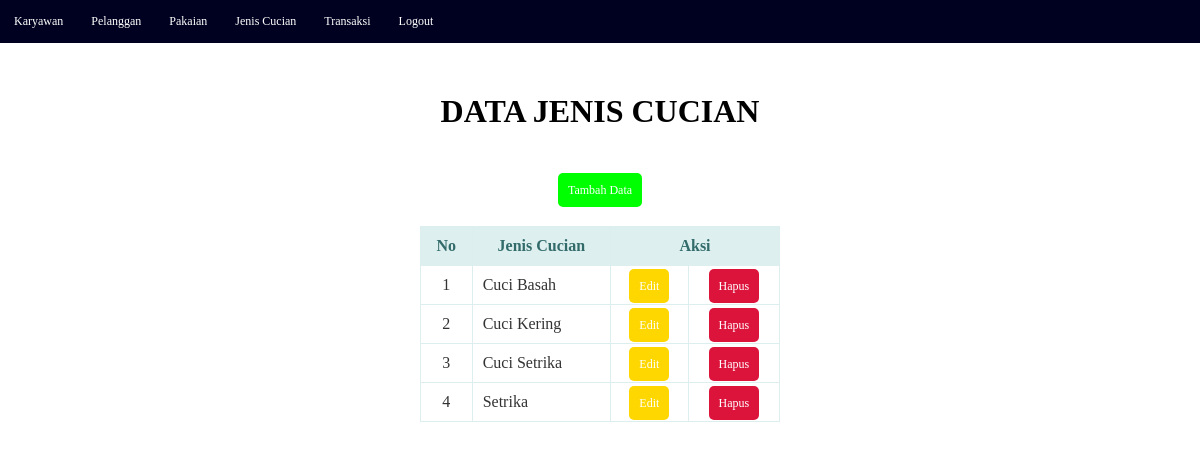
Page /index.php/jeniscucian on the committed database.
### tables this page shows
CREATE TABLE `jeniscucian` (
  `id_jenis` int(5) NOT NULL,
  `nama_jenis` varchar(20) NOT NULL
);

### application/controllers/Jeniscucian.php (called while the page is built, shortened)
<?php
class Jeniscucian extends CI_Controller
{
	public function __construct()
	{
		$this->load->model('Jeniscucian_model');
	}
	public function index()
	{
		$data['jeniscucian']=$this->Jeniscucian_model->lihat_data();
		$this->load->view('jeniscucian_view', $data);
	}
}

### index.php (called while the page is built, shortened)
<?php
require_once BASEPATH.'core/CodeIgniter.php';

### application/models/Jeniscucian_model.php (called while the page is built, shortened)
<?php
class Jeniscucian_model extends CI_Model
{
public function lihat_data()
	{
		return $this->db->get('jeniscucian')->result();
	}
}

### application/views/jeniscucian_view.php (the view, shortened to what this page needs)
<!DOCTYPE html>
<html lang="en">
<head>
	<link rel="stylesheet" type="text/css" href="<?php echo base_url('assets/css/cssjenis.css') ?>">
</head>
<body>
	<header>
		<ul>
			<li><a href="<?php echo ('karyawan') ?>">Karyawan</a></li>
			<li><a href="<?php echo ('pelanggan') ?>">Pelanggan</a></li>
			<li><a href="<?php echo ('pakaian') ?>">Pakaian</a></li>
			<li><a href="<?php echo ('jeniscucian') ?>">Jenis Cucian</a></li>
			<li><a href="<?php echo ('transaksi') ?>">Transaksi</a></li>
			<li><a href="<?php echo ('logout') ?>">Logout</a></li>
		</ul>
	</header>
	<center><h1>Data Jenis Cucian</h1></center>
	<center><a class="tambah" href="<?php echo ('jeniscucian/tambah_data') ?>">Tambah Data</a></center><br>
	<table>
		<thead>
			<tr>
				<th>No</th>
				<th>Jenis Cucian</th>
				<th colspan="2">Aksi</th>
			</tr>
		</thead>
		<tbody>
			<?php
			$no = 1;
			foreach ($jeniscucian as $row) { ?>
				<tr>
					<td align="center"><?php echo $no++ ?></td>
					<td><?php echo $row->nama_jenis ?></td>
					<td align="center">
						<a class="edit" href="<?php echo ("jeniscucian/edit/{$row->id_jenis}") ?>">Edit</a>
					</td>
					<td align="center">
						<a class="hapus" href="<?php echo ("jeniscucian/hapus/{$row->id_jenis}") ?>">Hapus</a>
					</td>
				</tr>
			<?php } ?>
		</tbody>
	</table>
</body>

### assets/css/cssjenis.css (style rules this page uses)
* { font-family: "Trebuchet MS"; padding: 0; margin: 0; text-decoration: none; list-style: none; box-sizing: border-box; }
h1 { text-transform: uppercase; color: #000; margin-top: 50px; margin-bottom: 50px; }
table { border: 1px solid #ddeeee; border-collapse: collapse; border-spacing: 0; width: 30%; margin: 10px auto 10px auto; }
table thead th { background-color: #ddefef; border: 1px solid #ddeeee; color: #336b6b; padding: 10px; text-align: center; }
table tbody td { border: 1px solid #ddeeee; color: #333; padding: 10px; }
a { color: #fff; padding: 10px; font-size: 12px; text-decoration: none; border-radius: 5px; }
.tambah { background-color: #00FF00; }
.edit { background-color: #FFD700; }
.hapus { background-color: #DC143C; }
ul { list-style-type: none; margin: 0; padding: 0; overflow: hidden; background-color: #000020; }
li { float: left; }
li a { display: block; color: #fff; text-align: center; padding: 14px; text-decoration: none; }
header { height: 100%; background-color: #F0F0FF; width: 100%; }

### rows in the picture
jeniscucian: nama_jenis "Cuci Basah"
jeniscucian: nama_jenis "Cuci Kering"
jeniscucian: nama_jenis "Cuci Setrika"
jeniscucian: nama_jenis "Setrika"
